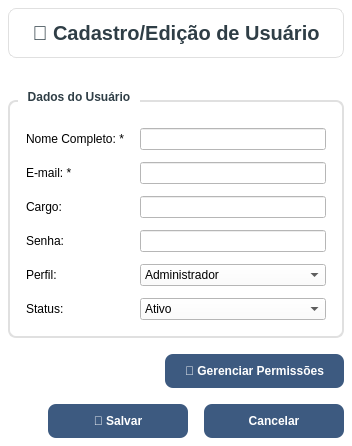
<?xml version="1.0" encoding="UTF-8"?>
<ui version="4.0">
 <class>UserAdminForm</class>
 <widget class="QWidget" name="UserAdminForm">
  <property name="windowTitle">
   <string>Cadastro/Edição de Usuário</string>
  </property>
  <property name="styleSheet">
   <string notr="true">
    QWidget {
        background-color: #fff;
        font-family: 'Segoe UI';
    }
    QLabel#titulo {
        font-size: 20px;
        font-weight: bold;
        color: #2F3E46;
        padding: 12px;
        background-color: white;
        border-radius: 8px;
        border: 1px solid #e0e0e0;
        margin-bottom: 16px;
    }
    QGroupBox {
        font-weight: bold;
        font-size: 12px;
        color: #2F3E46;
        border: 2px solid #e0e0e0;
        border-radius: 8px;
        margin-top: 10px;
        padding-top: 10px;
        background-color: white;
    }
    QGroupBox::title {
        subcontrol-origin: margin;
        left: 10px;
        padding: 0 8px 0 8px;
        background-color: white;
    }
    QPushButton {
        background-color: #3D5A80;
        color: white;
        border: none;
        border-radius: 8px;
        padding: 10px 20px;
        font-weight: bold;
        font-size: 12px;
        min-width: 100px;
    }
    QPushButton:hover {
        background-color: #2E4A66;
    }
    QPushButton:pressed {
        background-color: #1D3557;
    }
   </string>
  </property>
  <layout class="QVBoxLayout" name="mainLayout">
   <property name="spacing">
    <number>16</number>
   </property>
   <property name="leftMargin">
    <number>8</number>
   </property>
   <property name="topMargin">
    <number>8</number>
   </property>
   <property name="rightMargin">
    <number>8</number>
   </property>
   <property name="bottomMargin">
    <number>8</number>
   </property>
   <item>
    <widget class="QLabel" name="titulo">
     <property name="text">
      <string>👤 Cadastro/Edição de Usuário</string>
     </property>
     <property name="alignment">
      <set>Qt::AlignCenter</set>
     </property>
    </widget>
   </item>
   <item>
    <widget class="QGroupBox" name="groupDadosUsuario">
     <property name="title">
      <string>Dados do Usuário</string>
     </property>
     <layout class="QFormLayout" name="formLayoutUsuario">
      <property name="horizontalSpacing">
       <number>16</number>
      </property>
      <property name="verticalSpacing">
       <number>12</number>
      </property>
      <property name="leftMargin">
       <number>16</number>
      </property>
      <property name="topMargin">
       <number>16</number>
      </property>
      <property name="rightMargin">
       <number>16</number>
      </property>
      <property name="bottomMargin">
       <number>16</number>
      </property>
      <item row="0" column="0">
       <widget class="QLabel" name="lblNome">
        <property name="text">
         <string>Nome Completo: *</string>
        </property>
       </widget>
      </item>
      <item row="0" column="1">
       <widget class="QLineEdit" name="txtNome"/>
      </item>
      <item row="1" column="0">
       <widget class="QLabel" name="lblEmail">
        <property name="text">
         <string>E-mail: *</string>
        </property>
       </widget>
      </item>
      <item row="1" column="1">
       <widget class="QLineEdit" name="txtEmail"/>
      </item>
      <item row="2" column="0">
       <widget class="QLabel" name="lblCargo">
        <property name="text">
         <string>Cargo:</string>
        </property>
       </widget>
      </item>
      <item row="2" column="1">
       <widget class="QLineEdit" name="txtCargo"/>
      </item>
      <item row="3" column="0">
       <widget class="QLabel" name="lblSenha">
        <property name="text">
         <string>Senha:</string>
        </property>
       </widget>
      </item>
      <item row="3" column="1">
       <widget class="QLineEdit" name="txtSenha">
        <property name="echoMode">
         <enum>QLineEdit::Password</enum>
        </property>
       </widget>
      </item>
      <item row="4" column="0">
       <widget class="QLabel" name="lblPerfil">
        <property name="text">
         <string>Perfil:</string>
        </property>
       </widget>
      </item>
      <item row="4" column="1">
       <widget class="QComboBox" name="cmbPerfil">
        <item>
         <property name="text">
          <string>Administrador</string>
         </property>
        </item>
        <item>
         <property name="text">
          <string>Gestor</string>
         </property>
        </item>
        <item>
         <property name="text">
          <string>Usuário</string>
         </property>
        </item>
       </widget>
      </item>
      <item row="5" column="0">
       <widget class="QLabel" name="lblStatus">
        <property name="text">
         <string>Status:</string>
        </property>
       </widget>
      </item>
      <item row="5" column="1">
       <widget class="QComboBox" name="cmbStatus">
        <item>
         <property name="text">
          <string>Ativo</string>
         </property>
        </item>
        <item>
         <property name="text">
          <string>Inativo</string>
         </property>
        </item>
       </widget>
      </item>
     </layout>
    </widget>
   </item>
   <item>
    <layout class="QHBoxLayout" name="botoesPermissoesLayout">
     <item>
      <spacer name="spacerPermissoes">
       <property name="orientation">
        <enum>Qt::Horizontal</enum>
       </property>
       <property name="sizeHint" stdset="0">
        <size>
         <width>40</width>
         <height>20</height>
        </size>
       </property>
      </spacer>
     </item>
     <item>
      <widget class="QPushButton" name="btnGerenciarPermissoes">
       <property name="text">
        <string>🔑 Gerenciar Permissões</string>
       </property>
      </widget>
     </item>
    </layout>
   </item>
   <item>
    <layout class="QHBoxLayout" name="botoesAcoesLayout">
     <item>
      <spacer name="spacerAcoes">
       <property name="orientation">
        <enum>Qt::Horizontal</enum>
       </property>
       <property name="sizeHint" stdset="0">
        <size>
         <width>40</width>
         <height>20</height>
        </size>
       </property>
      </spacer>
     </item>
     <item>
      <widget class="QPushButton" name="btnSalvar">
       <property name="text">
        <string>💾 Salvar</string>
       </property>
      </widget>
     </item>
     <item>
      <widget class="QPushButton" name="btnCancelar">
       <property name="text">
        <string>Cancelar</string>
       </property>
      </widget>
     </item>
    </layout>
   </item>
  </layout>
 </widget>
 <resources/>
 <connections/>
</ui>
